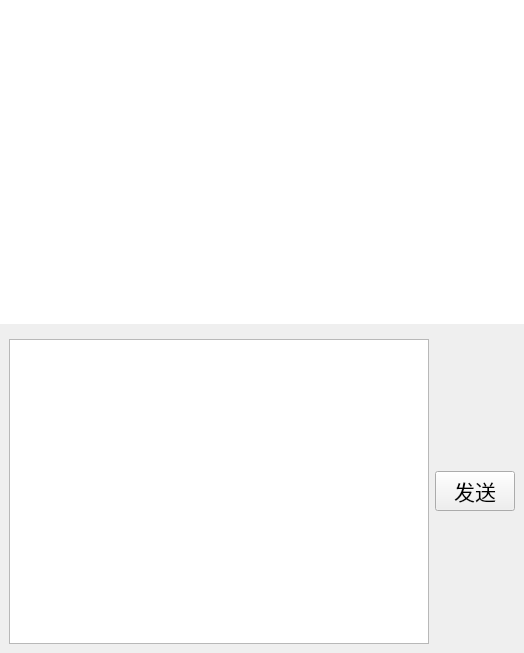
<?xml version="1.0" encoding="UTF-8"?>
<ui version="4.0">
 <class>Chat</class>
 <widget class="QWidget" name="Chat">
  <property name="geometry">
   <rect>
    <x>0</x>
    <y>0</y>
    <width>524</width>
    <height>653</height>
   </rect>
  </property>
  <property name="windowTitle">
   <string>Form</string>
  </property>
  <layout class="QGridLayout" name="gridLayout_2">
   <property name="leftMargin">
    <number>0</number>
   </property>
   <property name="topMargin">
    <number>0</number>
   </property>
   <property name="rightMargin">
    <number>0</number>
   </property>
   <property name="bottomMargin">
    <number>0</number>
   </property>
   <item row="0" column="0">
    <layout class="QVBoxLayout" name="verticalLayout">
     <item>
      <widget class="QListWidget" name="showMsg_LW">
       <property name="frameShape">
        <enum>QFrame::NoFrame</enum>
       </property>
      </widget>
     </item>
     <item>
      <widget class="QWidget" name="widget" native="true">
       <layout class="QGridLayout" name="gridLayout">
        <item row="0" column="0">
         <layout class="QHBoxLayout" name="horizontalLayout">
          <item>
           <widget class="QTextEdit" name="inputMsg_TE"/>
          </item>
          <item>
           <widget class="QPushButton" name="sendMsg_PB">
            <property name="font">
             <font>
              <family>Agency FB</family>
              <pointsize>16</pointsize>
             </font>
            </property>
            <property name="text">
             <string>发送</string>
            </property>
           </widget>
          </item>
         </layout>
        </item>
       </layout>
      </widget>
     </item>
    </layout>
   </item>
  </layout>
 </widget>
 <resources/>
 <connections/>
</ui>
